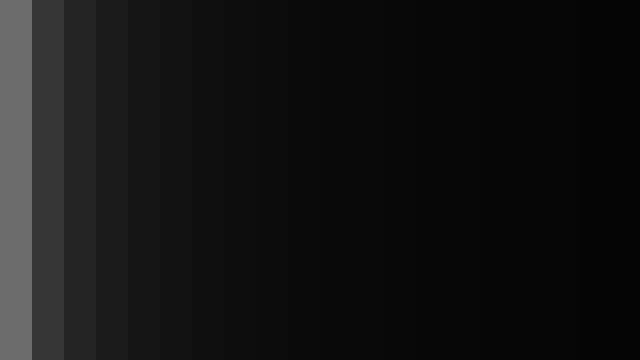
Frame 1 (no input)
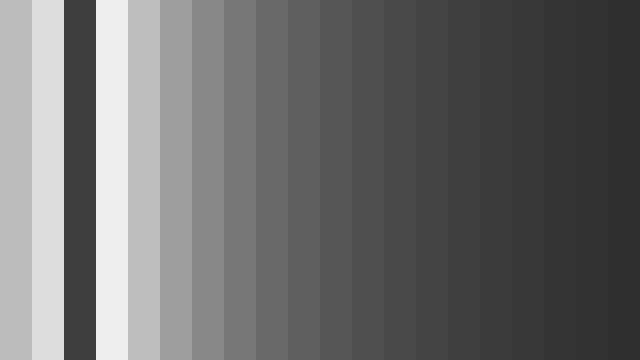
Frame 60 (the mouse pressed at the canvas centre just before this capture)
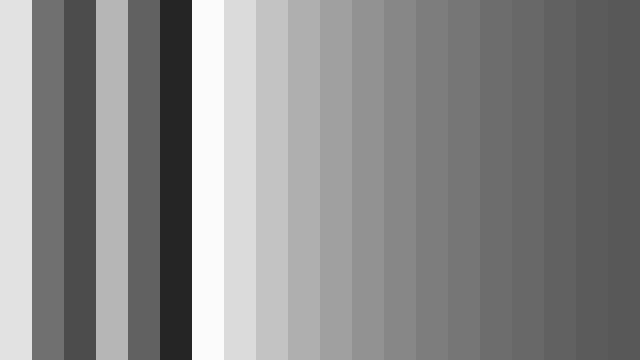
Frame 120 (the mouse held since frame 60 and released just before this capture)

The Processing sketch that drew these frames (run headless with seeded random() and noise(); from frame 60 on, the mouse is pressed at the canvas centre):

// Processing sketch: Milliseconds
// ── Milliseconds.pde
/**
 * Milliseconds. 
 * 
 * A millisecond is 1/1000 of a second. 
 * Processing keeps track of the number of milliseconds a program has run.
 * By modifying this number with the modulo(%) operator, 
 * different patterns in time are created.  
 */
 
float scale;

void setup() {
  size(640, 360);
  noStroke();
  scale = width/20;
}

void draw() { 
  for (int i = 0; i < scale; i++) {
    colorMode(RGB, (i+1) * scale * 10);
    fill(millis()%((i+1) * scale * 10));
    rect(i*scale, 0, scale, height);
  }
}
